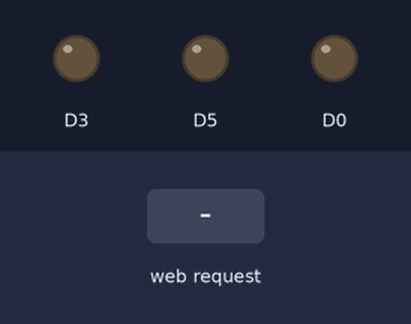
Recording of a program running on a simulated ESP8266 (NodeMCU). Shown: output pins drawn as LEDs (lit = HIGH). The test bench sets the inputs (shaded band). WiFi joins after 1.5 s; servers stay silent unless stated; what the program prints to the serial monitor is not drawn.

Above: at 1.2 s.
1.3 s: HTTP request GET /LED1ON received
At 2.5 s:
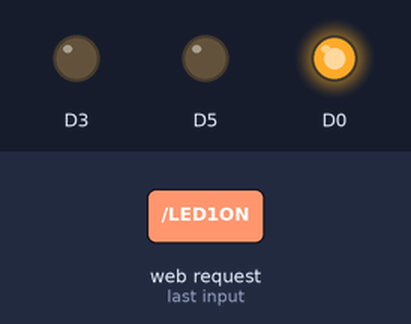
2.8 s: HTTP request GET /LED2ON received
At 3.7 s:
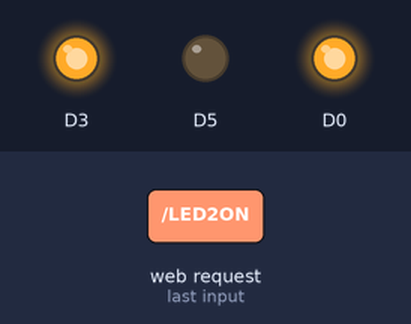
4.3 s: HTTP request GET /LED3ON received
At 4.9 s:
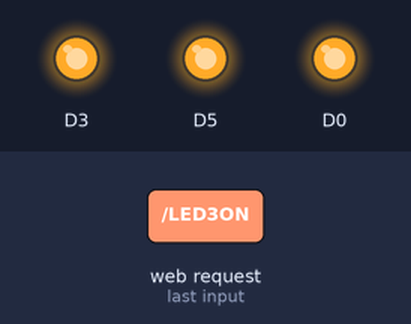
5.8 s: HTTP request GET /LED1OFF received
At 7.0 s:
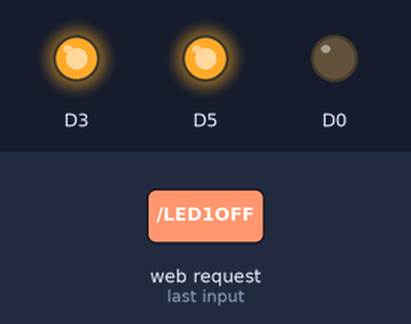
7.3 s: HTTP request GET /LED2OFF received
At 8.4 s:
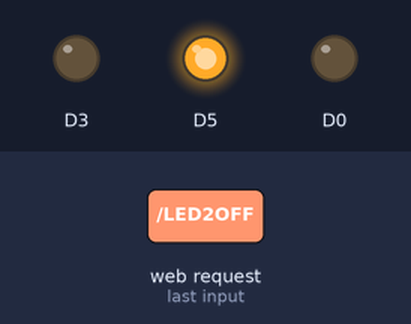
8.8 s: HTTP request GET /LED3OFF received
At 9.5 s:
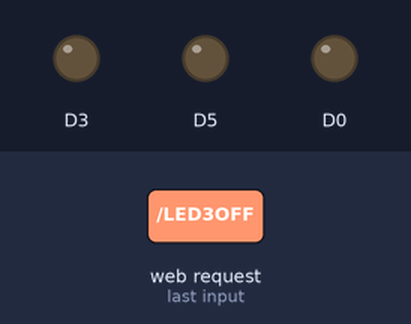
Timing chart, 0 to 11.3 s (numbered marks = the images above; inputs shaded):
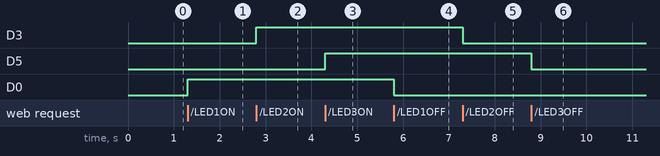

Measured:
- after the input at 1.3 s, D0: LOW → HIGH at once
- after the input at 2.8 s, D3: LOW → HIGH at once
- after the input at 4.3 s, D5: LOW → HIGH at once
- after the input at 5.8 s, D0: HIGH → LOW at once
- after the input at 7.3 s, D3: HIGH → LOW at once
- after the input at 8.8 s, D5: HIGH → LOW at once

The program:

main.cpp
```cpp
#include <Arduino.h>
#include <ESP8266WiFi.h>
#include <WiFiClient.h>
#include <ESP8266WebServer.h>

const char* ssid = "internet cepat buat apa";
const char* password = "321qwedsa";

ESP8266WebServer server(80);
String webpage;

void setup() {
  Serial.begin(9600);
  delay(10);

  pinMode(D0, OUTPUT);
  pinMode(D3, OUTPUT);
  pinMode(D5, OUTPUT);

  Serial.println();
  Serial.println("Konfigurasi akses poin...");

  WiFi.mode(WIFI_AP);
  WiFi.begin(ssid, password);

  Serial.println("IP address: ");
  Serial.println(WiFi.softAPIP());

  webpage+= "<h1> Web Control ESP8266<h1>";
  webpage+= "<h2> Fahmi<H2>";
  webpage+= "<p> LED 1: ";
  webpage+= "<a href= \"LED1ON\"\"><button>LED ON</button></a><a href= \"LED1OFF\"\"><button>LED OFF</button></a></p><br>";
  webpage+= "<p> LED 2: ";
  webpage+= "<a href= \"LED2ON\"\"><button>LED ON</button></a><a href= \"LED2OFF\"\"><button>LED OFF</button></a></p><br>";
  webpage+= "<p> LED 3: ";
  webpage+= "<a href= \"LED3ON\"\"><button>LED ON</button></a><a href= \"LED3OFF\"\"><button>LED OFF</button></a></p>";

  server.on("/", []() {
    server.send(200, "text/html", webpage);
  });

  server.on("/LED1ON", []() {
    server.send(200, "text/html", webpage);
    digitalWrite(D0, HIGH);
    delay(1000);
  });
  server.on("/LED2ON", []() {
    server.send(200, "text/html", webpage);
    digitalWrite(D3, HIGH);
    delay(1000);
  });
  server.on("/LED3ON", []() {
    server.send(200, "text/html", webpage);
    digitalWrite(D5, HIGH);
    delay(1000);
  });
  server.on("/LED1OFF", []() {
    server.send(200, "text/html", webpage);
    digitalWrite(D0, LOW);
    delay(1000);
  });
  server.on("/LED2OFF", []() {
    server.send(200, "text/html", webpage);
    digitalWrite(D3, LOW);
    delay(1000);
  });
  server.on("/LED3OFF", []() {
    server.send(200, "text/html", webpage);
    digitalWrite(D5, LOW);
    delay(1000);
  });

  server.begin();
  Serial.println("Webserver dijalankan");
}

void loop() {
  server.handleClient();
}
```
